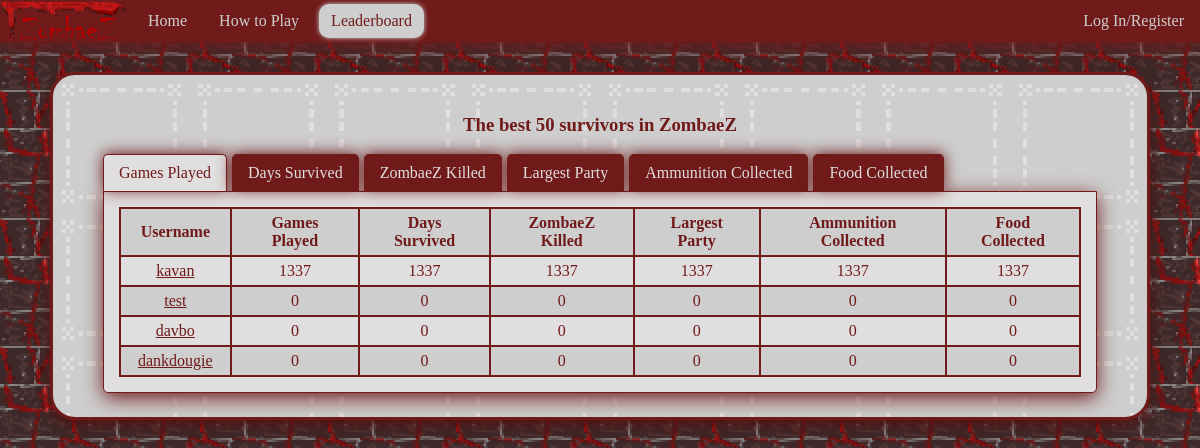
The app's page /zombaez/leaderboards/ with its own data.
### zombaez/models.py (models this page shows, shortened)
class User(models.Model):
    username = models.CharField(max_length=128, unique=True)
    user = models.OneToOneField(DjangoUser, on_delete=models.CASCADE, default=1)
    zombies_killed = models.IntegerField(default=0)
    total_games_played = models.IntegerField(default=0)
    total_ammo_collected = models.IntegerField(default=0)
    largest_party_size = models.IntegerField(default=0)
    total_food_collected = models.IntegerField(default=0)
    total_days_survived = models.IntegerField(default=0)

### zombaez/views.py (the view)
def leaderboards(request):
    context_dict = {"total_games_played":User.objects.order_by("-total_games_played")[:10]}
    context_dict["total_ammo_collected"] = User.objects.order_by("-total_ammo_collected")[:10]
    context_dict["total_food_collected"] = User.objects.order_by("-total_food_collected")[:10]
    context_dict["total_days_survived"] = User.objects.order_by("-total_days_survived")[:10]
    context_dict["largest_party_size"] = User.objects.order_by("-largest_party_size")[:10]
    context_dict["zombies_killed"] = User.objects.order_by("-zombies_killed")[:10]
    return render(request, 'zombaez/leaderboards.html', context_dict)

### templates/zombaez/leaderboards.html (shortened to what this page needs)
{% extends 'zombaez/base.html' %}
{% load staticfiles %}
{% block head_block %}
	<link rel="stylesheet" href="{% static "styles/leaderboards.css"%}" type="text/css" />
{% endblock %}
{% block body_block %}
<h3>The best 50 survivors in ZombaeZ</h3>
<div class="tabs">
    <ul class="tab-links">
        <li class="active"><a href="#tab1">Games Played</a></li>
        <li><a href="#tab2">Days Survived</a></li>
        <li><a href="#tab3">ZombaeZ Killed</a></li>
        <li><a href="#tab4">Largest Party</a></li>
		<li><a href="#tab5">Ammunition Collected</a></li>
		<li><a href="#tab6">Food Collected</a></li>
    </ul>
    <div class="tab-content">
        <div id="tab1" class="tab active">
            <table>
			<tr>
				<th>Username</th>
				<th>Games Played</th>
				<th>Days Survived</th>
				<th>ZombaeZ Killed</th>
				<th>Largest Party</th>
				<th>Ammunition Collected</th>
				<th>Food Collected</th>
			</tr>
			{% for player in total_games_played %}
			<tr>
				<td><a href="/zombaez/view_profile/{{player.username}}">{{player.username}}</a></td>
				<td>{{player.total_games_played}}</td>
				<td>{{player.total_days_survived}}</td>
				<td>{{player.zombies_killed}}</td>
				<td>{{player.largest_party_size}}</td>
				<td>{{player.total_ammo_collected}}</td>
				<td>{{player.total_food_collected}}</td>
			</tr>
			{% endfor %}
			</table>
        </div>
    </div>
</div>
{% endblock %}

### templates/zombaez/base.html (shortened to what this page needs)
{% load staticfiles %}
<!DOCTYPE html>
<html>
	<head>
		<link rel="stylesheet" href="{% static "styles/base.css"%}" type="text/css" />
		{% block head_block %}{% endblock %}
	</head>
	<body>
			<ul id="nav_bar">
				<li id="logoItem" ><img class="logo" src="{% static "images/zombaez.png" %}" alt="ZombaeZ logo"/>
				<li><a id="nav1" href="{% url 'home' %}">Home</a></li>
				<li><a id="nav2" href="{% url 'how_to_play' %}">How to Play</a></li>
				<li><a id="nav3" href="{% url 'leaderboards' %}">Leaderboard</a></li>
				{% if user.is_authenticated %}
				<li><a id="nav4" href="{% url 'play' %}">Play ZombaeZ</a></li>
				<li class="right drop_down"><a>{{user.username}}</a>
					<div id="drop_down_content">
						<a href="{% url 'user_profile' %}">User Profile</a>
						<a href="{% url 'auth_password_change' %}">Change Password</a>
						<a href="{% url 'auth_logout' %}?next=/zombaez/">Logout</a>
					</div>
				</li>
				{% else %}
				<li class="right"><a href="{% url 'auth_login' %}?next={{ request.get_full_path|urlencode }}">Log In/Register</a><li>
				{% endif %}
			</ul>
		<div id="content">
            {% block body_block %}{% endblock %}
        </div>
	</body>
</html>

### static/styles/base.css (style rules this page uses)
body { margin:0; padding:0; background-image: url("../images/background.png"); min-width:1052px; }
#nav_bar { list-style-type: none; height: 42px; margin:0; padding:0; background-color: #701A1A; box-shadow: 0px 5px 20px #701A1A; }
#logoItem { margin:0; padding:0; border-top-right-radius:20px; overflow:hidden; }
.logo { width:128px; height:42px; }
#nav_bar li { margin:2px; height: 38px; float: left; color: #878484; }
#nav_bar li a { margin:2px; display: block; padding: 8px 12px; color:#CECECE; }
#nav_bar li a:link { text-decoration: none; }
#nav_bar a.active { background-color: #CECECE; color: #701A1A; border-radius:10px; box-shadow: 0px 0px 5px #CECECE; }
#nav_bar li.right { float: right; }
#content { background-image: url("../images/content_background.png"); image-rendering: pixelated; background-size: 12.5%; position:relative; top: 10px; margin:20px 50px; padding:20px 50px; border-style:solid; border-radius: 25px; border-color: #701A1A; box-shadow: 0px 5px 15px #521111; color: #701A1A; text-align:center; }

### static/styles/leaderboards.css (style rules this page uses)
table, tr, td, th { text-align:center; padding:5px 15px; border-style:solid; border-width:2px; border-color: #701A1A; border-collapse: collapse; }
tr:nth-child(even) { background-color: #E0DEDE; }
tr:nth-child(odd) { background-color: #CECECE; }
td a { padding: 2px; color: #701A1A; }
.tabs { width:100%; display:inline-block; }
.tab-links:after { display:block; clear:both; content:''; }
.tab-links li { margin:0px 5px 0px 0px; float:left; list-style:none; }
.tab-links { margin:0; padding:0; }
.tab-links a { padding:9px 15px; display:inline-block; border-style:solid; border-top-width:1px; border-bottom-width:0px; border-right-width:1px; border-left-width:1px; border-top-right-radius:5px; border-top-left-radius:5px; border-color:#701A1A; background:#701A1A; color:#E0DEDE; text-decoration:none; box-shadow: 0px -1px 15px #701A1A; transition:all linear 0.15s; }
li.active a, li.active a:hover { background:#E0DEDE; color:#701A1A; }
.tab-content { padding:15px; background:#E0DEDE; border-style:solid; border-width:1px; border-bottom-left-radius:5px; border-bottom-right-radius:5px; border-color:#701A1A; box-shadow: 0px 5px 20px #701A1A }
.tab { display:none; }
.tab.active { display:block; }

### records on screen
User: username "kavan", total_games_played "1337", total_days_survived "1337", zombies_killed "1337", largest_party_size "1337", total_ammo_collected "1337", total_food_collected "1337"
User: username "test", total_games_played "0", total_days_survived "0", zombies_killed "0", largest_party_size "0", total_ammo_collected "0", total_food_collected "0"
User: username "davbo", total_games_played "0", total_days_survived "0", zombies_killed "0", largest_party_size "0", total_ammo_collected "0", total_food_collected "0"
User: username "dankdougie", total_games_played "0", total_days_survived "0", zombies_killed "0", largest_party_size "0", total_ammo_collected "0", total_food_collected "0"
